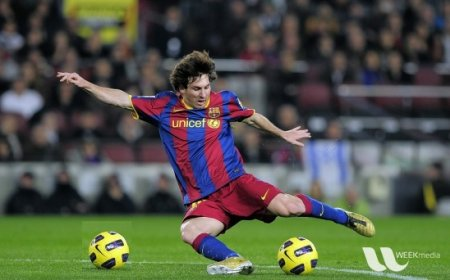
#> input picture Roboteam/OpenCV/Exemplos/Exemplos - Python/messi.jpg, 450 x 280 px
$ python PerformanceFunctions.py
#> lines starting #> are read from the running program, lines starting #| are printed output that depends on the picture; long printed decimals are rounded
import cv2
import numpy as np

####### GOOD PRACTICES #######

# 1 Avoid using loops in Python as far as possible, especially double/triple loops etc. They are inherently slow.
# 2 Vectorize the algorithm/code to the maximum possible extent because Numpy and OpenCV are optimized for vector operations.
# 3 Exploit the cache coherence.
# 4 Never make copies of array unless it is needed. Try to use views instead. Array copying is a costly operation.

img1 = cv2.imread('messi.jpg')
#> img1 is the input picture: shape (280, 450, 3); mean B, G, R 72.3, 85.8, 82.3

# check if CPU supports optimized functions calls
print(cv2.useOptimized())

e1 = cv2.getTickCount()
for i in range(5,65,4):
    img1 = cv2.medianBlur(img1,i)
    cv2.imshow('img blur'+str(i),img1)
#> this loop made 15 passes
#> pass 1, `img1 = cv2.medianBlur(img1,i)`:
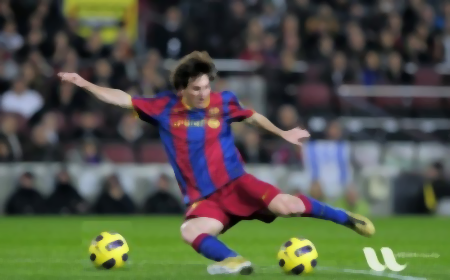
#> img1: shape (280, 450, 3); mean B, G, R 72.1, 85.7, 82.2
#> pass 2, `img1 = cv2.medianBlur(img1,i)`:
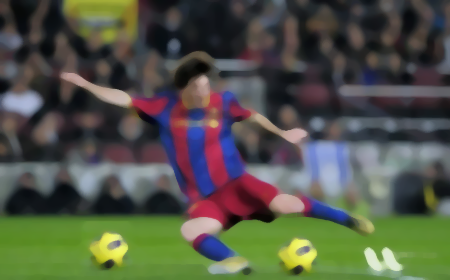
#> img1: shape (280, 450, 3); mean B, G, R 71.6, 85.6, 82
#> pass 3, `img1 = cv2.medianBlur(img1,i)`:
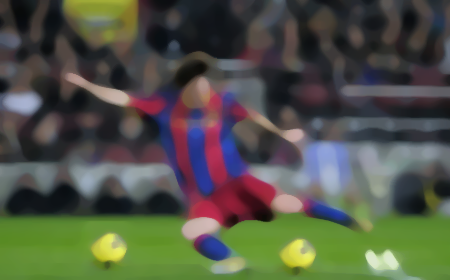
#> img1: shape (280, 450, 3); mean B, G, R 70.8, 85.1, 81.4
#> after the loop:
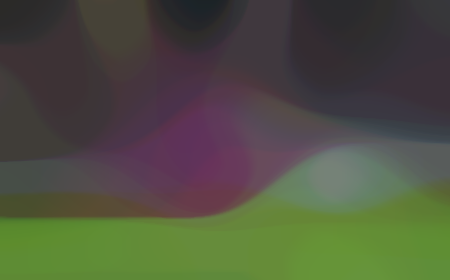
#> img1: shape (280, 450, 3); mean B, G, R 64.1, 81.8, 78.8
e2 = cv2.getTickCount()
topen = (e2 - e1)/cv2.getTickFrequency()
#> topen = 0.137

print(topen)
#| 0.1366

k = cv2.waitKey(0) & 0xFF
#> (key Esc is pressed here)
if k == 27:
    cv2.destroyAllWindows()

$ run again, with Roboteam/OpenCV/Exemplos/Exemplos - Python/CLAHE.jpg copied over Roboteam/OpenCV/Exemplos/Exemplos - Python/messi.jpg
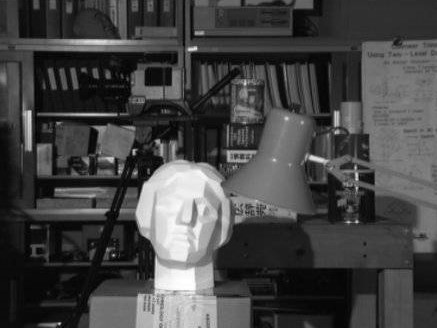
#> input picture Roboteam/OpenCV/Exemplos/Exemplos - Python/CLAHE.jpg, 437 x 328 px
#> img1 is the input picture: shape (328, 437, 3); min 0, max 255, mean 68.6
#> the loop `for i in range(5,65,4):` made 15 passes
#> pass 3, `img1 = cv2.medianBlur(img1,i)`:
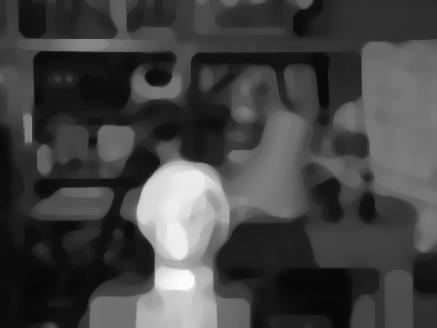
#> img1: shape (328, 437, 3); min 7, max 252, mean 67.3
#> after the loop `for i in range(5,65,4):`:
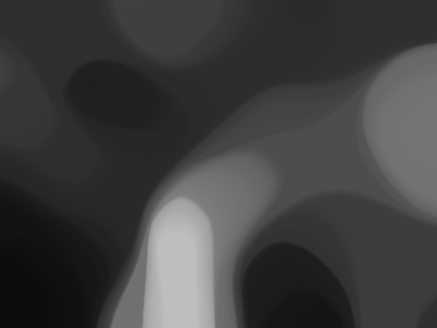
#> img1: shape (328, 437, 3); min 12, max 190, mean 63.3
#> topen = 0.107
#| 0.1071

$ run again, with Roboteam/OpenCV/Exemplos/Exemplos - Python/home.jpg copied over Roboteam/OpenCV/Exemplos/Exemplos - Python/messi.jpg
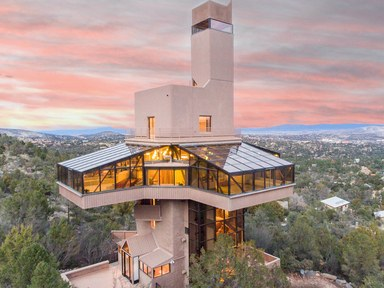
#> input picture Roboteam/OpenCV/Exemplos/Exemplos - Python/home.jpg, 384 x 288 px
#> img1 is the input picture: shape (288, 384, 3); mean B, G, R 137, 144.2, 163.9
#> the loop `for i in range(5,65,4):` made 15 passes
#> pass 1, `img1 = cv2.medianBlur(img1,i)`:
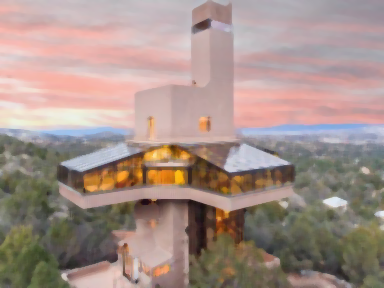
#> img1: shape (288, 384, 3); mean B, G, R 137, 144.2, 164
#> after the loop `for i in range(5,65,4):`:
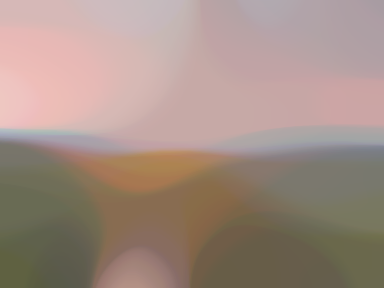
#> img1: shape (288, 384, 3); mean B, G, R 131.9, 142.2, 162.8
#> topen = 0.125
#| 0.1246
